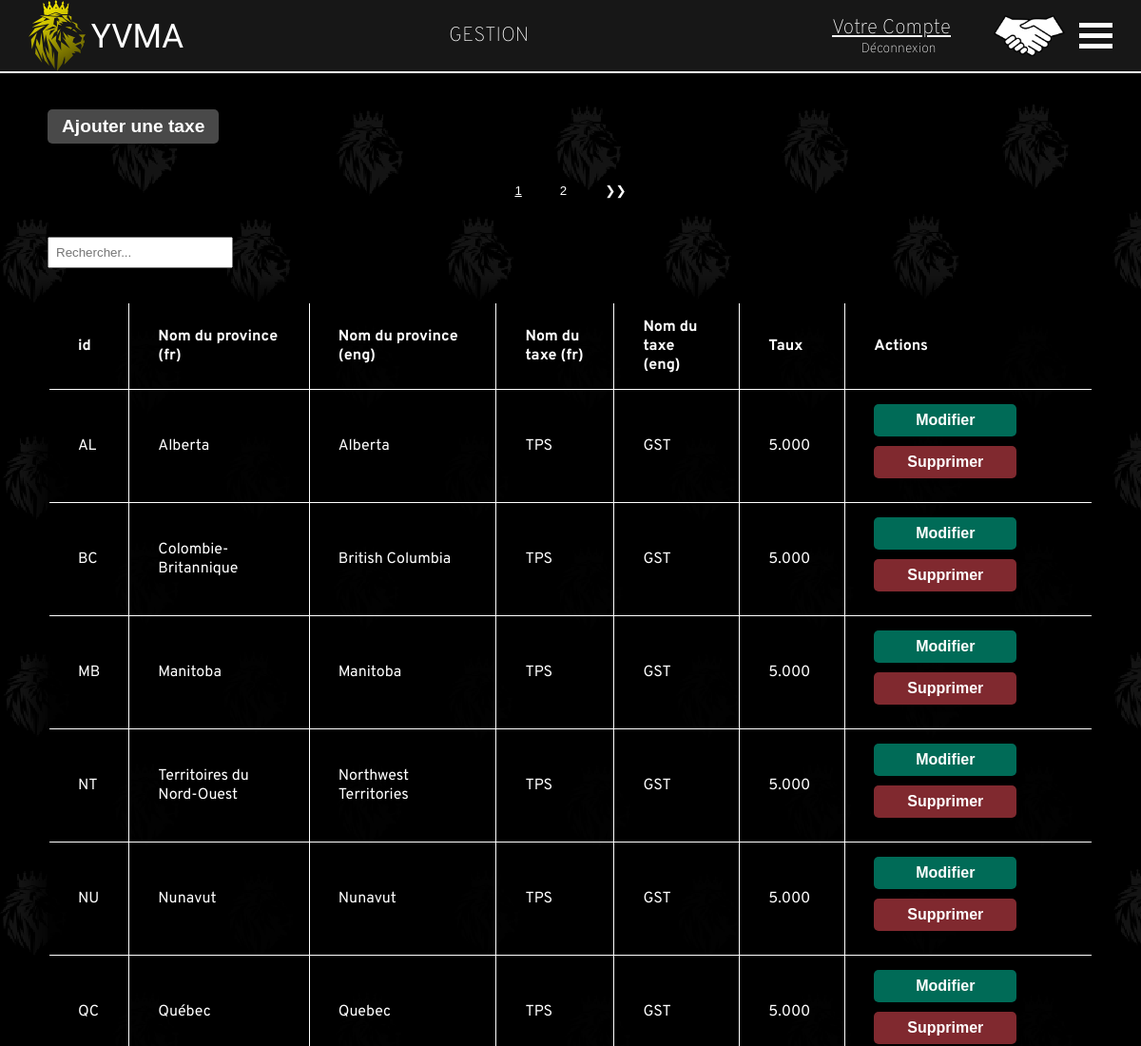
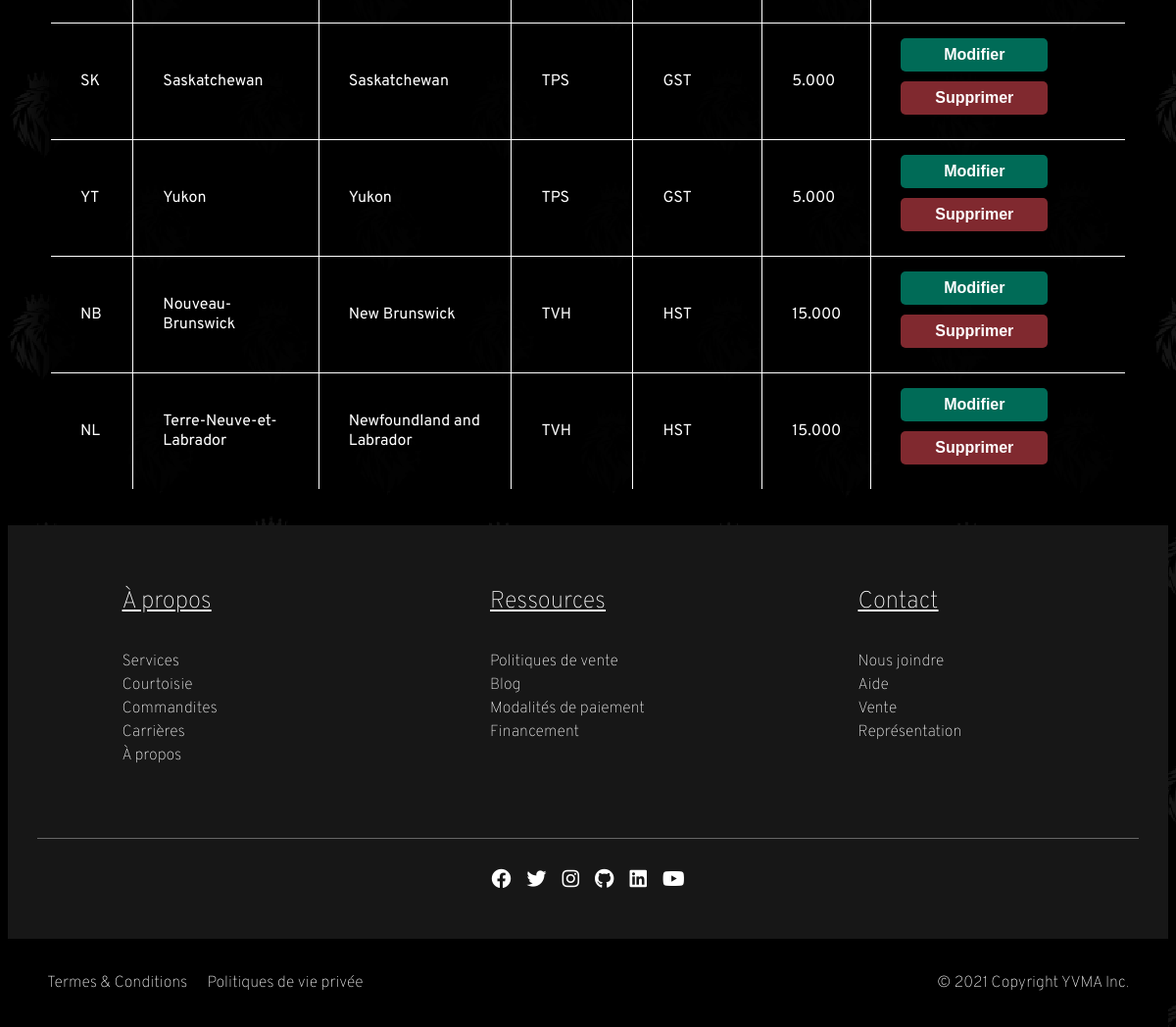
/VEHICULES_DOCCASION_INC/index.php?Utilisateur&action=listeTaxeProvince (signed in), run on the app's committed database (2 pictures, top to bottom).
### tables this page shows
CREATE TABLE taxeProvince (
	provinceId CHAR(2),
	taxeId SMALLINT UNSIGNED,
	taux DECIMAL(5,3) NOT NULL,
	visibilite BOOLEAN NOT NULL,
	PRIMARY KEY(provinceId, taxeId),
	FOREIGN KEY(provinceId) REFERENCES province(codeProvince),
	FOREIGN KEY(taxeId) REFERENCES taxe(idTaxe)
);

CREATE TABLE province (
	codeProvince CHAR(2),
	nomProvinceFR VARCHAR(50) NOT NULL,
	nomProvinceEN VARCHAR(50) NOT NULL,
	paysId SMALLINT UNSIGNED NOT NULL,
	visibilite BOOLEAN NOT NULL,
	PRIMARY KEY(codeProvince),
	FOREIGN KEY(paysId) REFERENCES pays(idPays)
);

CREATE TABLE taxe (
	idTaxe SMALLINT UNSIGNED AUTO_INCREMENT,
	nomTaxeFR VARCHAR(30) NOT NULL,
	nomTaxeEN VARCHAR(30) NOT NULL,
	visibilite BOOLEAN NOT NULL,
	PRIMARY KEY(idTaxe)
);

### VEHICULES_DOCCASION_INC/index.php (called while the page is built, shortened)
<?php
    function mon_autoloader($classe) {
        $repertoires = array(RACINE . "controleurs/",
						RACINE . "modeles/",
						RACINE . "vues/");
        foreach ($repertoires as $rep) {
            if (file_exists($rep . $classe . ".php")) {
                return;
            }
        }
    }
	Routeur::route();
?>

### VEHICULES_DOCCASION_INC/modeles/TemplateDAO.php (called while the page is built, shortened)
<?php
	abstract class TemplateDAO {
		public function __construct() {
			$this->connexion = new PDO("mysql:host=localhost;dbname=concessionnaire", "root", "");
		}
	}
?>

### VEHICULES_DOCCASION_INC/modeles/Modele_Utilisateur.php (called while the page is built, shortened)
<?php
	class Modele_Utilisateur extends TemplateDAO {
        public function obtenir_taxesProvince() {
            $requete = "SELECT taux, idTaxe, nomTaxeFR, nomTaxeEN, codeProvince, nomProvinceFR, nomProvinceEn,
                paysId FROM taxeProvince JOIN taxe ON taxeId = idTaxe JOIN province ON provinceId = codeProvince
                WHERE taxeProvince.visibilite = 1";
			$requetePreparee = $this -> connexion -> prepare($requete);
            $requetePreparee -> execute();
			$resultat = $requetePreparee -> fetchAll(PDO::FETCH_ASSOC);
			return $resultat;
        }
	}
?>

### VEHICULES_DOCCASION_INC/vues/ListeTaxeProvinceAdmin.php (the view, shortened to what this page needs)
<section class="yu-section">
    <div class="yu-table-taxes-province yu-btn-ajouter-container">
    <button class="yu-btn-ajouter">Ajouter une taxe</button>
    </div>
    <div class="yu-table-responsive">
    <table class="yu-table yu-table-taxes-province" data-component="Pagination">
        <thead>
            <tr>
                <th>id</th>
                <th>Nom du province (fr)</th>
                <th>Nom du province (eng)</th>
                <th>Nom du taxe (fr)</th>
                <th>Nom du taxe (eng)</th>
                <th>Taux</th>
                <th>Actions</th>
            </tr>
        </thead>
    <tbody>
    <?php foreach ($data['taxeProvince'] as $taxeProvince) { ?>
        <tr>
            <td data-js-idProvince data-js-idTaxe="<?=$taxeProvince["idTaxe"]?>"><?= $taxeProvince["codeProvince"]?></td>
            <td><?= $taxeProvince["nomProvinceFR"]?></td>
            <td><?= $taxeProvince["nomProvinceEn"]?></td>
            <td><?= $taxeProvince["nomTaxeFR"]?></td>
            <td><?= $taxeProvince["nomTaxeEN"]?></td>
            <td><?= $taxeProvince["taux"]?></td>
            <td><button class="yu-btn-modifier yu-btn">Modifier</button><button class="yu-btn-supprimer yu-btn">Supprimer</button></td>
        </tr>
    <?php }?>
    </tbody>
    </table>
    </div>
</section>

### VEHICULES_DOCCASION_INC/assets/styles/styles.css (style rules this page uses)
* { color: white; }
body { max-width: 100%; height: 100vh; min-height: 100vh; margin-top: calc(75px - 30px); box-sizing: border-box; font-family: 'Overpass', sans-serif; overflow-x: hidden; background-image: url(../images/lionBG.svg); background-size: cover; }
button { -webkit-appearance: none; -moz-appearance: none; border: none; border-radius: 0; cursor: pointer; outline: none; padding: .5em 20px; transition: background-color .3s ease; width: fit-content; }
table { border-collapse: collapse; }
table, tr, th, td { border: solid 1px black; }
th, td { padding: 15px 30px; text-align: left; }

### VEHICULES_DOCCASION_INC/assets/styles/admin.css (style rules this page uses)
body { background-color: black; background-size: cover; background-attachment: fixed; background-position-y: 75px; overflow-x: hidden; }
.yu-btn-ajouter { color: white; padding: 7px 15px; background: rgba(73, 73, 73, 1); border-radius: 5px; box-shadow: 0 0 8px 1px rgb(0 0 0 / 70%); max-width: 1024px; margin: 70px 0 0 0; font-size: 1.2em; font-weight: 600; text-align: center; }
.yu-btn-modifier { background: rgb(0, 107, 87, 1); width: 150px; margin: 0 auto; border-radius: 5px; box-shadow: 0 0 8px 1px rgb(0 0 0 / 70%); font-size: 1em; font-weight: 600; }
.yu-btn-supprimer { background: #80292F; width: 150px; margin: 10px auto; border-radius: 5px; box-shadow: 0 0 8px 1px rgb(0 0 0 / 70%); font-size: 1em; font-weight: 600; }
.yu-table, .yu-table th, .yu-table td { border: 1px solid white; border-collapse: collapse; color: white; }
.yu-table-responsive { display: block; width: 100%; overflow-x: auto; }
.yu-table { width: 100%; max-width: 100%; margin: 70px auto; background: rgba(0, 0, 0, 0.9); box-shadow: 0 0 16px 15px rgba(0, 0, 0, 0.7); border: 2px solid rgba(0, 0, 0, 0); }
.yu-btn-ajouter-container { padding-top: 0; }
.yu-table-taxes-province { max-width: 1100px; margin: 35px auto; }

### data on the page
taxeprovince: provinceId.codeProvince "AL", provinceId.nomProvinceFR "Alberta", provinceId.nomProvinceEN "Alberta", taxeId.nomTaxeFR "TPS", taxeId.nomTaxeEN "GST", taux "5.000"
taxeprovince: provinceId.codeProvince "BC", provinceId.nomProvinceFR "Colombie-Britannique", provinceId.nomProvinceEN "British Columbia", taxeId.nomTaxeFR "TPS", taxeId.nomTaxeEN "GST", taux "5.000"
taxeprovince: provinceId.codeProvince "MB", provinceId.nomProvinceFR "Manitoba", provinceId.nomProvinceEN "Manitoba", taxeId.nomTaxeFR "TPS", taxeId.nomTaxeEN "GST", taux "5.000"
taxeprovince: provinceId.codeProvince "NT", provinceId.nomProvinceFR "Territoires du Nord-Ouest", provinceId.nomProvinceEN "Northwest Territories", taxeId.nomTaxeFR "TPS", taxeId.nomTaxeEN "GST", taux "5.000"
taxeprovince: provinceId.codeProvince "NU", provinceId.nomProvinceFR "Nunavut", provinceId.nomProvinceEN "Nunavut", taxeId.nomTaxeFR "TPS", taxeId.nomTaxeEN "GST", taux "5.000"
taxeprovince: provinceId.codeProvince "QC", provinceId.nomProvinceFR "Québec", provinceId.nomProvinceEN "Quebec", taxeId.nomTaxeFR "TPS", taxeId.nomTaxeEN "GST", taux "5.000"
taxeprovince: provinceId.codeProvince "SK", provinceId.nomProvinceFR "Saskatchewan", provinceId.nomProvinceEN "Saskatchewan", taxeId.nomTaxeFR "TPS", taxeId.nomTaxeEN "GST", taux "5.000"
taxeprovince: provinceId.codeProvince "YT", provinceId.nomProvinceFR "Yukon", provinceId.nomProvinceEN "Yukon", taxeId.nomTaxeFR "TPS", taxeId.nomTaxeEN "GST", taux "5.000"
taxeprovince: provinceId.codeProvince "NB", provinceId.nomProvinceFR "Nouveau-Brunswick", provinceId.nomProvinceEN "New Brunswick", taxeId.nomTaxeFR "TVH", taxeId.nomTaxeEN "HST", taux "15.000"
taxeprovince: provinceId.codeProvince "NL", provinceId.nomProvinceFR "Terre-Neuve-et-Labrador", provinceId.nomProvinceEN "Newfoundland and Labrador", taxeId.nomTaxeFR "TVH", taxeId.nomTaxeEN "HST", taux "15.000"
